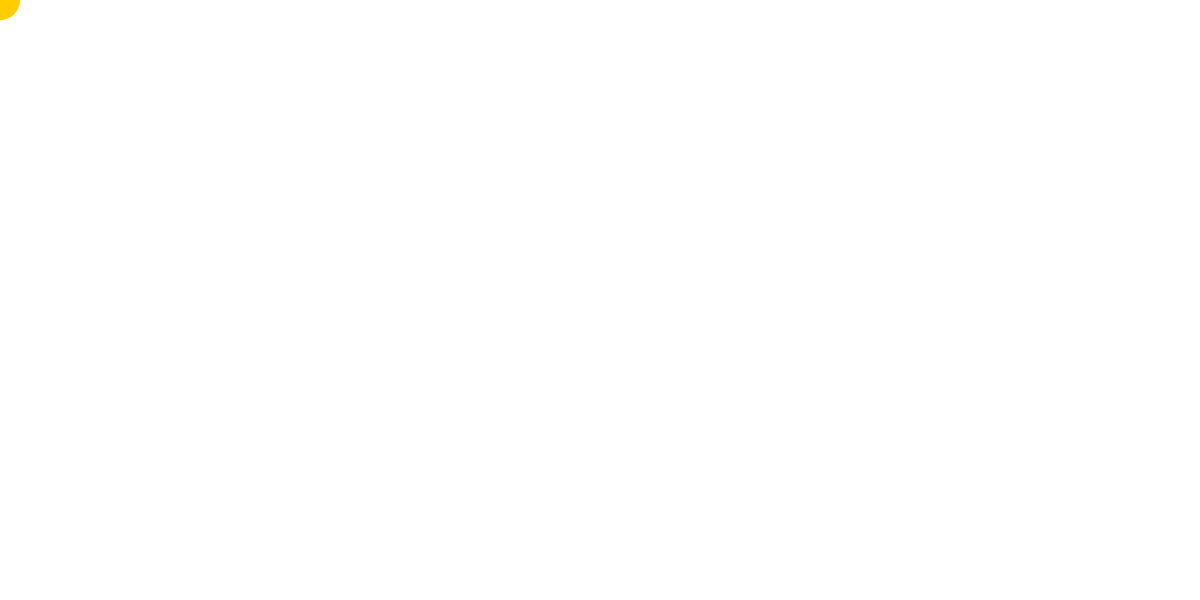
Frame 1 (no input)
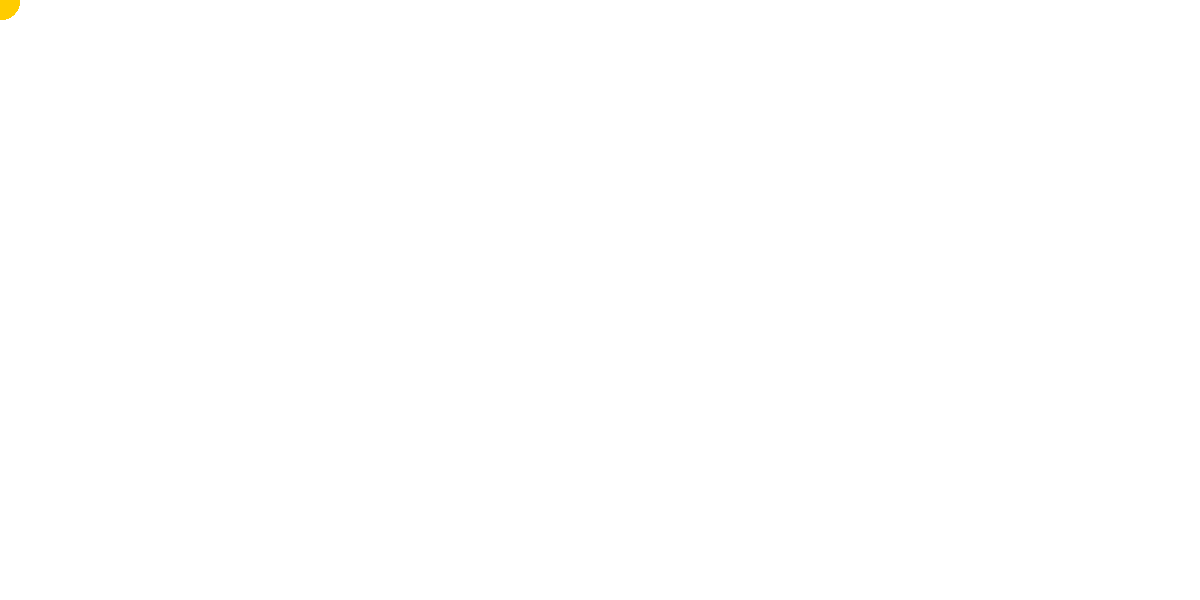
Frame 60 (no input)
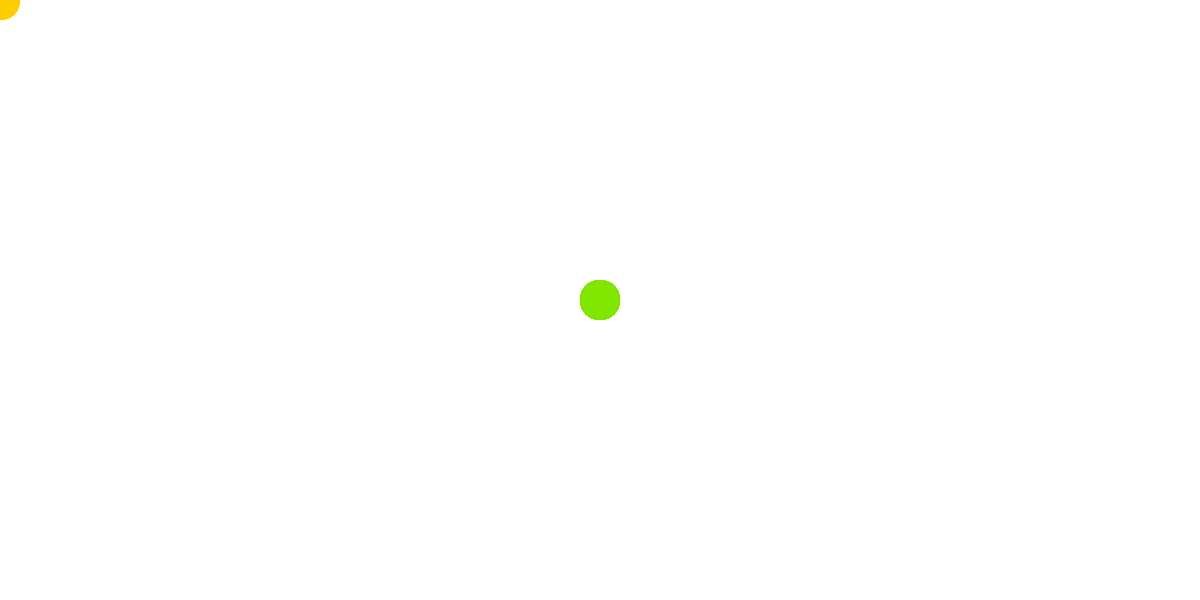
Frame 120 (the mouse pressed at the canvas centre since frame 60)

The p5.js sketch that drew these frames (run headless with seeded random() and noise() and a simulated clock; from frame 60 on, the mouse is pressed at the canvas centre):

// p5.js sketch
// ── sketch.js
// INITIALIZE ALL YOUR VARIABLES
// Ideally you would create 3 variables. red blue green or r, g, b
var r = 255;
var g = 204;
var b = 0;
var brush;

function setup(){
  createCanvas(1200,600);
  noStroke();
}

function draw(){
  
  fill(r,g,b);
  brush=ellipse(mouseX,mouseY,40,40);
  
  r=map(mouseX, 0, width, 255, 0);
  g=map(mouseX, 0, width, 204, 255);
  b=map(mouseX, 0, width, 0,0);
  //background(204);
  // Create an ellipse that will move around with you mouse about the X axis.
  // Remember to fill the canvas with white paint before creating the ellipse.
  // change the value of Red based on the mouse movement about the X axis
  // change the value of Green based on the mouse movement about the X axis
  // change the value of Blue based on the mouse movement about the X axis
  // Use the map() function to do so. 
  // Pass the values to the background() function you have learnt previously.
}
